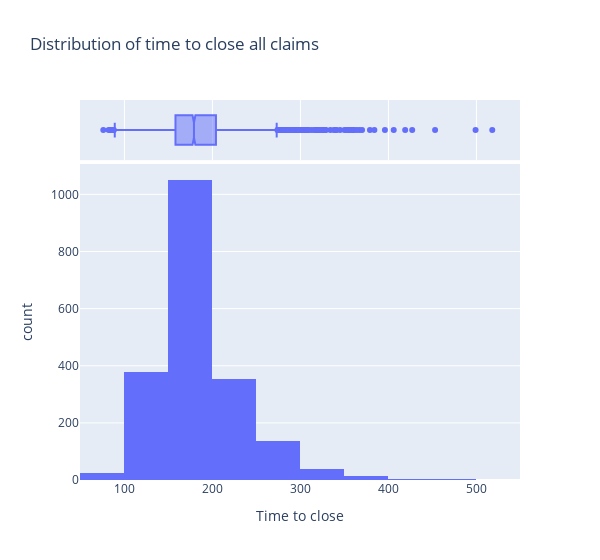

Notebook source saved alongside this figure:
### Code cell
fig = px.histogram(food_claims_2212, x="time_to_close", nbins=20, marginal="box", title='Distribution of time to close all claims', width=600, labels={'time_to_close': 'Time to close'})
fig.show()

### Figure 1 — Plotly figure (JSON) as saved in the notebook; plotly's stock layout.template omitted (floating-point values rounded to 4 significant figures; data arrays with more than 128 entries replaced by an {"elided": "..."} marker saying what was removed)
{"data": [{"alignmentgroup": "True", "bingroup": "x", "hovertemplate": "Time to close=%{x}<br>count=%{y}<extra></extra>", "legendgroup": "", "marker": {"color": "#636efa", "pattern": {"shape": ""}}, "name": "", "nbinsx": 20, "offsetgroup": "", "orientation": "v", "showlegend": false, "x": {"elided": "2000 int values"}, "xaxis": "x", "yaxis": "y", "type": "histogram"}, {"alignmentgroup": "True", "hovertemplate": "Time to close=%{x}<extra></extra>", "legendgroup": "", "marker": {"color": "#636efa"}, "name": "", "notched": true, "offsetgroup": "", "showlegend": false, "x": {"elided": "2000 int values"}, "xaxis": "x2", "yaxis": "y2", "type": "box"}], "layout": {"xaxis": {"anchor": "y", "domain": [0, 1], "title": {"text": "Time to close"}}, "yaxis": {"anchor": "x", "domain": [0, 0.8316], "title": {"text": "count"}}, "xaxis2": {"anchor": "y2", "domain": [0, 1], "matches": "x", "showticklabels": false, "showgrid": true}, "yaxis2": {"anchor": "x2", "domain": [0.8416, 1], "matches": "y2", "showticklabels": false, "showline": false, "ticks": "", "showgrid": false}, "legend": {"tracegroupgap": 0}, "title": {"text": "Distribution of time to close all claims"}, "barmode": "relative", "width": 600}}
